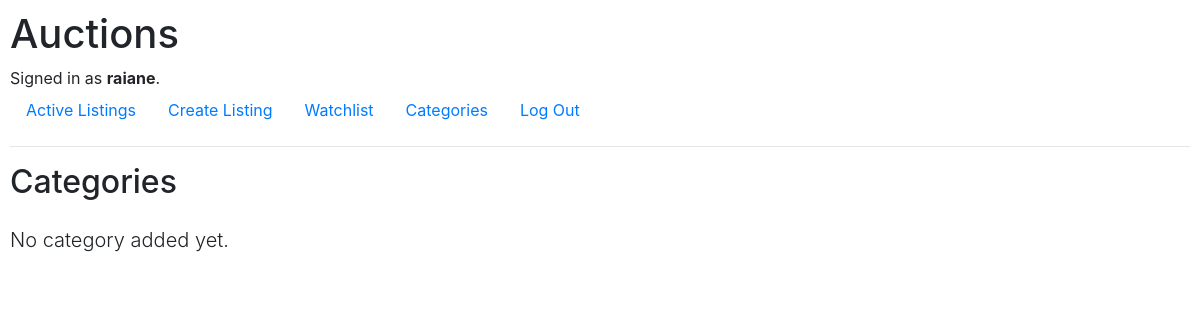
The page /categories (signed in) on the database as committed earlier.
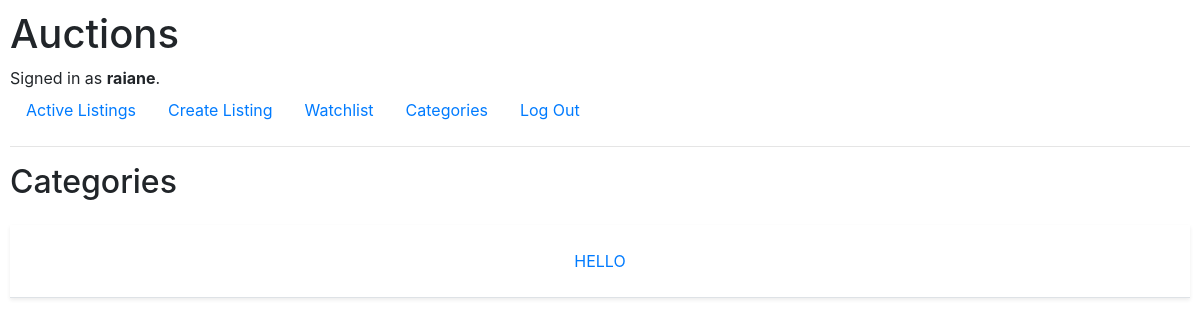
The same page on the database as committed later.
### auctions/models.py (models this page shows)
class Categories(models.Model):
    category = models.CharField(max_length=100, unique=True, blank=True, null=True)
    def __str__(self):
        return f"{self.category}"

### auctions/views.py (the view)
# urls.py: path("categories", views.categories, name="categories"),
@login_required(login_url='login')
def categories(request):
    categories = Categories.objects.all()
    categories_list = []
    for category in categories:
        if category.listing.filter(active=True).all():
            categories_list.append(category)
    return render(request, 'auctions/categories.html', {
        "categories": categories_list,
    })

### auctions/templates/auctions/categories.html (shortened to what this page needs)
{% extends 'auctions/layout.html' %}
{% block body %}
    <h2 class="pb-3">Categories</h2>
    <ul class="list-unstyled">
        {% for category in categories %}
            <li class="shadow-sm p-4 mb-3 border-bottom text-center">
                <a href="{% url 'categoryPage' category %}">{{ category | upper }}</a>
            </li>
        {% empty %}
            <li>
                <p class="lead">No category added yet.</p>
            </li>
        {% endfor %}
    </ul>
{% endblock %}

Rows that differ between the two databases and show on the page:
added Categories: category "HELLO"
Other text that changed with them:
text no longer shown: "No category added yet."
